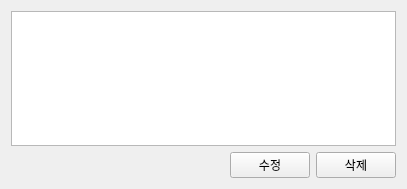
<?xml version="1.0" encoding="UTF-8"?>
<ui version="4.0">
 <class>Widget</class>
 <widget class="QWidget" name="Widget">
  <property name="geometry">
   <rect>
    <x>0</x>
    <y>0</y>
    <width>407</width>
    <height>189</height>
   </rect>
  </property>
  <property name="windowTitle">
   <string>Widget</string>
  </property>
  <layout class="QVBoxLayout" name="verticalLayout">
   <item>
    <layout class="QHBoxLayout" name="horizontalLayout">
     <item>
      <widget class="QTableView" name="tableView"/>
     </item>
    </layout>
   </item>
   <item>
    <layout class="QHBoxLayout" name="horizontalLayout_2">
     <item>
      <spacer name="horizontalSpacer">
       <property name="orientation">
        <enum>Qt::Horizontal</enum>
       </property>
       <property name="sizeHint" stdset="0">
        <size>
         <width>40</width>
         <height>20</height>
        </size>
       </property>
      </spacer>
     </item>
     <item>
      <widget class="QPushButton" name="pbtUpdate">
       <property name="text">
        <string>수정</string>
       </property>
      </widget>
     </item>
     <item>
      <widget class="QPushButton" name="pbtDelete">
       <property name="text">
        <string>삭제</string>
       </property>
      </widget>
     </item>
    </layout>
   </item>
  </layout>
 </widget>
 <layoutdefault spacing="6" margin="11"/>
 <resources/>
 <connections/>
</ui>
